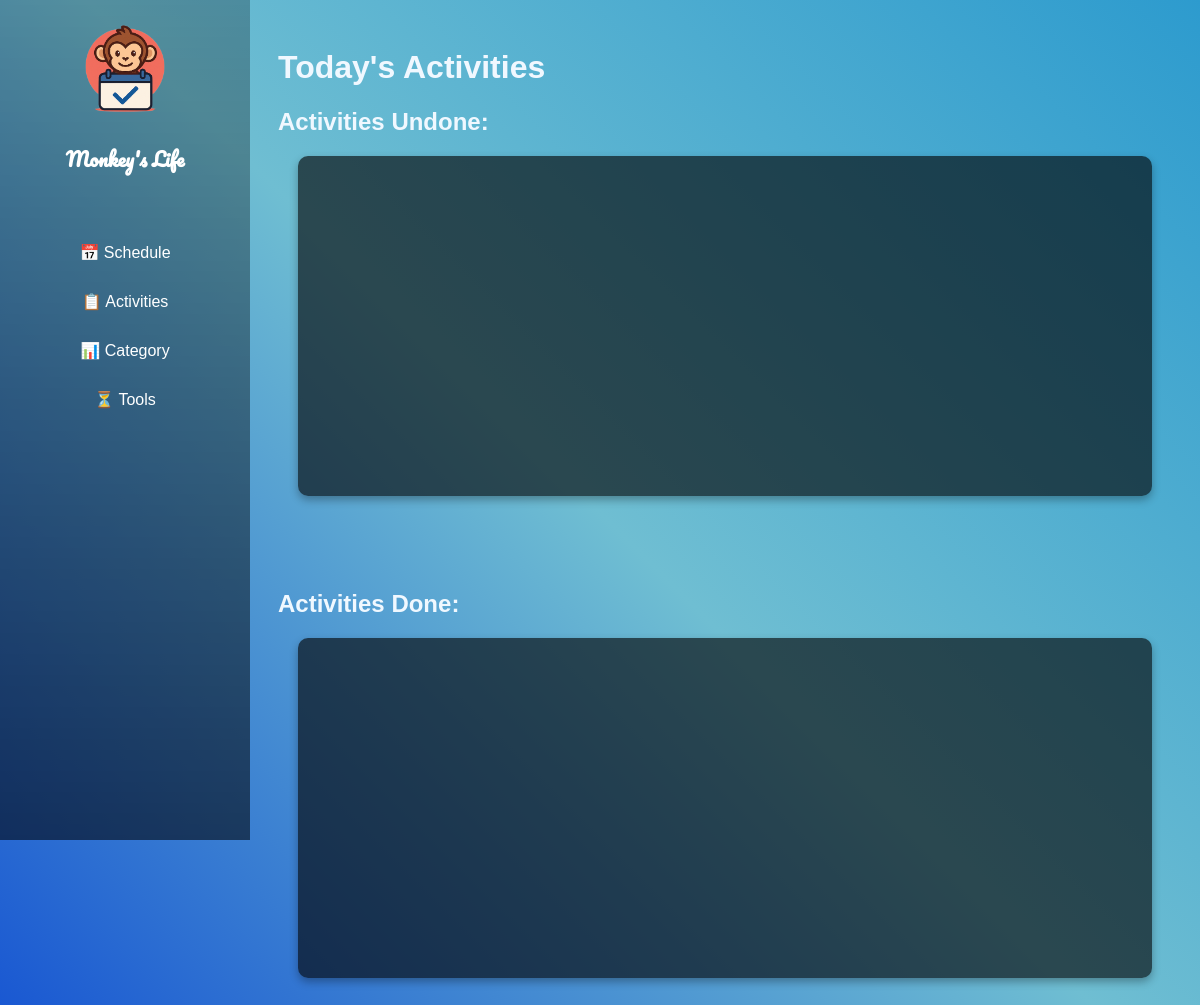
Before: / with the older database file.
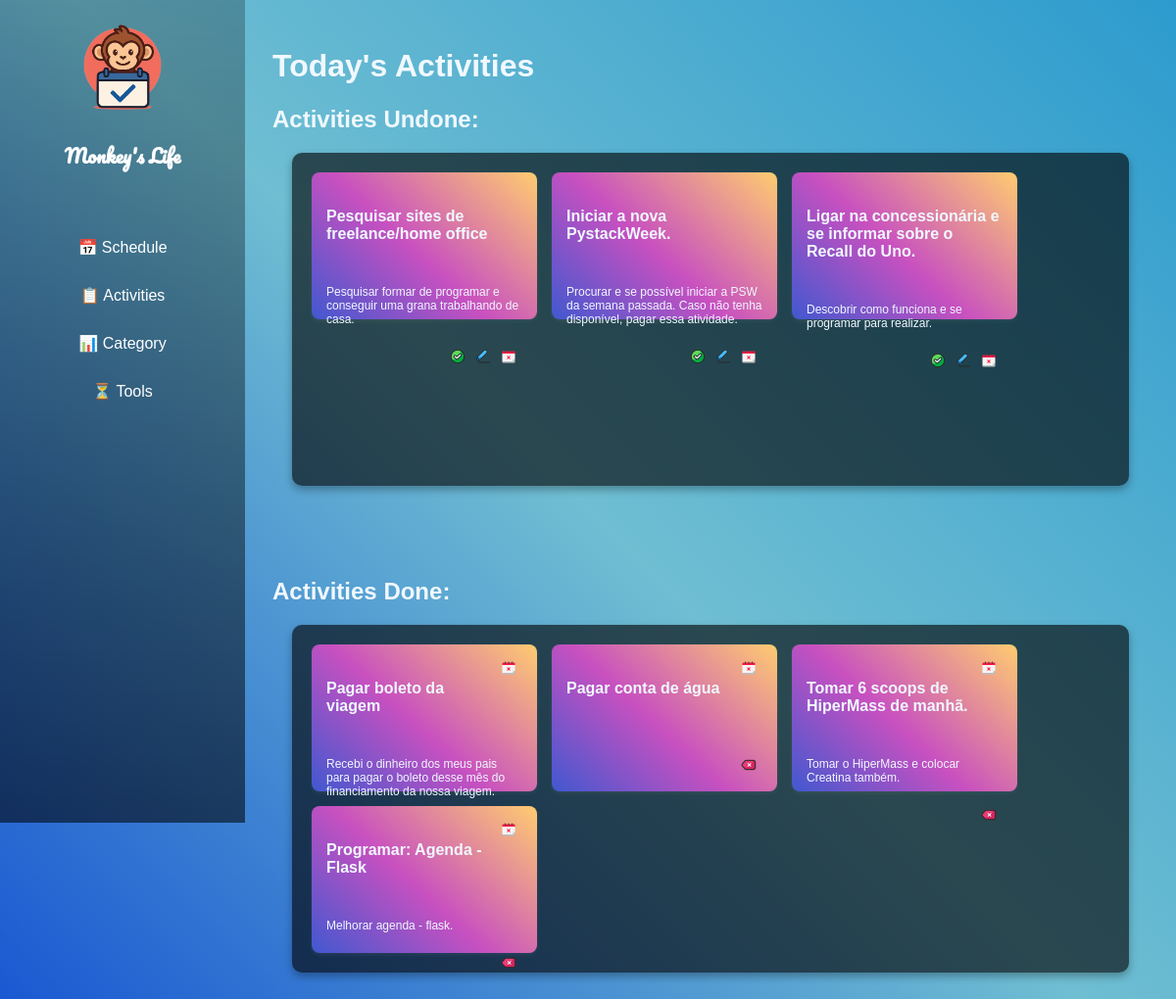
After: the same page with the newer database file.
### schedule/blueprints/activities/models.py (models this page shows, shortened)
class Activity(db.Model):
    __tablename__ = 'activities'
    id = db.Column(db.Integer, primary_key=True)
    name = db.Column(db.String(80), nullable=False)
    description = db.Column(db.String(200))
    date = db.Column(db.Date)
    start_time = db.Column(db.Time)
    end_time = db.Column(db.Time)
    category = db.Column(db.Integer, db.ForeignKey('categories.id'))
    done = db.Column(db.Boolean, default=False)

### schedule/blueprints/home/routes.py (the view)
@home.route('/')
def index():
    today_activities = db.session.query(Activity).filter(Activity.date == datetime.today().date()).all()
    return render_template('home/index.html', activities = today_activities)

### schedule/blueprints/home/templates/home/index.html (shortened to what this page needs)
{% extends "base.html" %}
{% block content %}
    <div class="content">
        <h1>Today's Activities</h1>
        <h2>Activities Undone:</h2>
        <div class="activities_board">
            {% for activity in activities %}
                {% if not activity.done %}
                    <div class="activity_card">
                        <div class="activity_card_header">
                                <h4>{{ activity.name }}</h4>
                        </div>
                        <div class="activity_card_body">
                            <p>{{ activity.description }}</p>
                        </div>
                        <div class="activity_card_footer">
                            <form action=" {{ url_for('activity.done_activity', id=activity.id) }}" method="POST">
                                <button class="btn-icon" type='submit'>
                                    <img class='icon' src="/img/check.png" alt="Done" title="Mark as DONE.">
                                </button>
                            </form>
                            <a href="{{ url_for('activity.edit_activity', id=activity.id) }}" class="btn-icon">
                                <img class='icon' src="/img/edit.png" alt="Edit" title="Edit Activity.">
                            </a>
                            <form action=" {{ url_for('activity.delete_activity', id=activity.id) }}" method="POST">
                                <button type="submit" class="btn-icon">
                                    <img class='icon' src="/img/delete.png" alt="Delete" title="Delete Activity.">
                                </button>
                            </form>
                        </div>
                    </div>
                {% endif %}
            {% endfor %}
        </div>
        <br><br><br>
        <h2>Activities Done:</h2>
        <div class="activities_board">
            {% for activity in activities %}
                {% if activity.done %}
                    <div class="activity_card">
                        <div class="activity_card_header">
                            <h4>{{ activity.name }}</h4>
                            <form action=" {{ url_for('activity.delete_activity', id=activity.id) }}" method="POST">
                                <button type="submit" class="btn-icon">
                                    <img class='icon' src="/img/delete.png" alt="Delete" title="Delete Activity.">
                                </button>
                            </form>
                        </div>
                        <div class="activity_card_body">
                            <p>{{ activity.description }}</p>
                        </div>
                        <div class="activity_card_footer">
                            <form action=" {{ url_for('activity.done_activity', id=activity.id) }}" method="POST">
                                <button class="btn-icon" type='submit'>
                                    <img class='icon' src="/img/uncheck.png" alt="Done" title="Mark as UNDONE.">
                                </button>
                            </form>
                        </div>
                    </div>
                {% endif %}
            {% endfor %}
        </div>
    </div>
{% endblock %}

### schedule/templates/base.html (shortened to what this page needs)
<!DOCTYPE html>
<html lang="pt-BR">
<head>
    <link rel="stylesheet" type='text/css' href="/css/style.css">
</head>
<body>
    {% block leftbar %}
    <div class="sidebar">
        <div class="logo">
            <a href="{{ url_for('home.index') }}">
                <img src="/img/logo.png" alt="Logo do Sistema">
                <h2>Monkey's Life</h2>
            </a>
        </div>
        <ul class="menu">
            <li><a href="{{ url_for('home.index') }}">📅 Schedule</a></li>
            <li><a href="{{ url_for('activity.index_activity') }}">📋 Activities</a></li>
            <li><a href="{{ url_for('activity.index_category') }}">📊 Category</a></li>
            <li><a href="{{ url_for('tool.index') }}">⏳ Tools</a></li>
        </ul>
    </div>
    {% endblock %}
    {% block content %}{% endblock %}
</body>
</html>

### schedule/static/css/style.css (style rules this page uses)
body { background-color: #2d9bce; background-image: linear-gradient(225deg, #2d9bce 0%, #6fbed2 50%, #1856d2 100%); display: flex; min-height: 100vh; font-family: 'Montserrat', sans-serif; color: #f0f8ff; }
a, a:visited, a:hover, a:active { color: inherit; text-decoration: none; }
.activities_board { background-color: #0000009e; border-radius: 10px; padding: 20px; margin: 20px; min-height: 300px; box-shadow: 0 4px 8px rgba(0, 0, 0, 0.301); display: flex; flex-wrap: wrap; gap: 15px; justify-content: flex-start; align-items: flex-start; }
.activity_card { background-color: #4158D0; background-image: linear-gradient(43deg, #4158D0 0%, #C850C0 46%, #FFCC70 100%); border-radius: 8px; padding: 15px; width: 25vh; height: 15vh; color: #f0f8ff; font-family: 'Montserrat', sans-serif; box-shadow: 0 2px 4px rgba(190, 190, 190, 0.1); transition: transform 0.2s; display: flex; flex-direction: column; justify-content: space-between; font-size: 12px; }
.activity_card_header { display: flex; justify-content: space-between; font-size: 16px; font-weight: bold; margin-bottom: 10px; }
.activity_card_body { font-size: 12px; color: #f0f8ff; }
.activity_card_footer { display: flex; justify-content: flex-end; align-items: center; margin-top: 10px; }
.btn-icon { background: none; border: none; cursor: pointer; margin-left: 0.5vh; }
.logo { font-family: "Pacifico", cursive; font-weight: 400; font-style: normal; font-size: 1.6vh; text-align: center; margin-bottom: 20px; }
.icon { width: 2vh; height: auto; }
.logo img { width: 10vh; border-radius: 40%; }
.menu { list-style: none; width: 100%; padding: 0; }
.menu li { width: 100%; }
.menu li a { display: block; text-decoration: none; color: white; padding: 15px; font-size: 16px; text-align: center; transition: 0.3s; }
.content { margin-left: 250px; padding: 20px; flex: 1; }
.sidebar { width: 250px; height: 100vh; background: linear-gradient(to bottom, #0000003e, #0000008d); color: white; display: flex; flex-direction: column; align-items: center; padding: 20px 0; position: fixed; left: 0; top: 0; }

Changed rows visible on the page:
added Activity: name "Pesquisar sites de freelance/home office", description "Pesquisar formar de programar e conseguir uma grana trabalhando de casa.", done False (drawn), shown under "Activities Undone:"
added Activity: name "Iniciar a nova PystackWeek.", description "Procurar e se possível iniciar a PSW da semana passada. Caso não tenha disponível, pagar essa atividade.", done False (drawn), shown under "Activities Undone:"
added Activity: name "Ligar na concessionária e se informar sobre o Recall do Uno.", description "Descobrir como funciona e se programar para realizar.", done False (drawn), shown under "Activities Undone:"
added Activity: name "Pagar boleto da viagem", done True (drawn), description "Recebi o dinheiro dos meus pais para pagar o boleto desse mês do financiamento da nossa viagem.", shown under "Activities Done:"
added Activity: name "Pagar conta de água", done True (drawn), shown under "Activities Done:"
added Activity: name "Tomar 6 scoops de HiperMass de manhã.", done True (drawn), description "Tomar o HiperMass e colocar Creatina também.", shown under "Activities Done:"
added Activity: name "Programar: Agenda - Flask", done True (drawn), description "Melhorar agenda - flask.", shown under "Activities Done:"
